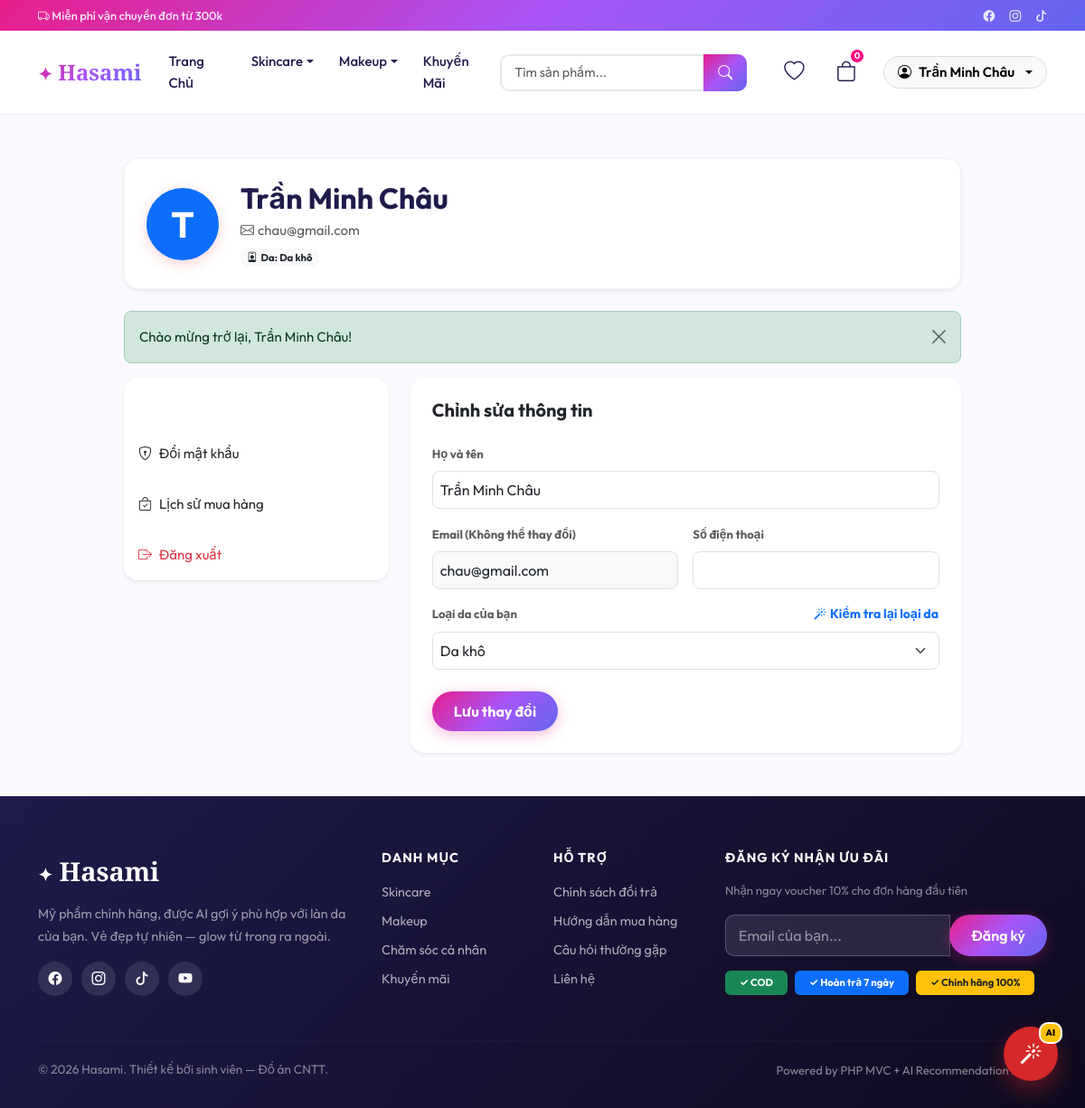
The page /public/user/profile (signed in) on the database its author committed.
### tables this page shows
CREATE TABLE IF NOT EXISTS users (
    id          INT UNSIGNED AUTO_INCREMENT PRIMARY KEY,
    name        VARCHAR(100)  NOT NULL,
    email       VARCHAR(150)  NOT NULL UNIQUE,
    password    VARCHAR(255)  NOT NULL,              
    phone       VARCHAR(15)   NULL,
    address     TEXT          NULL,
    avatar      VARCHAR(255)  NULL,
    skin_type   ENUM('oily','dry','combination','sensitive','normal') NULL,  
    role        ENUM('user','admin') DEFAULT 'user',
    is_active   TINYINT(1)    DEFAULT 1,
    created_at  TIMESTAMP     DEFAULT CURRENT_TIMESTAMP,
    updated_at  TIMESTAMP     DEFAULT CURRENT_TIMESTAMP ON UPDATE CURRENT_TIMESTAMP,

    INDEX idx_email (email),
    INDEX idx_role  (role)
);

### app/views/user/profile.php (the view, shortened to what the rows shown need)
<div class="container py-5">
    <div class="row justify-content-center">
        <div class="col-lg-10">
            <div class="profile-header mb-4 p-4 rounded-4 bg-white shadow-sm d-flex align-items-center">
                <div class="profile-avatar me-4">
                    <div class="avatar-circle bg-primary text-white fs-1 fw-bold">
                        <?= mb_substr($user['name'], 0, 1) ?>
                    </div>
                </div>
                <div class="profile-info">
                    <h2 class="mb-1 fw-bold"><?= htmlspecialchars($user['name']) ?></h2>
                    <p class="text-muted mb-0"><i class="bi bi-envelope me-1"></i><?= htmlspecialchars($user['email']) ?></p>
                    <span class="badge bg-light text-dark mt-2">
                        <i class="bi bi-person-badge me-1"></i>Da: <?= SKIN_TYPES[$user['skin_type']] ?? 'Chưa cập nhật' ?>
                    </span>
                </div>
            </div>
            <div class="row g-4">
                <div class="col-md-8">
                    <div class="tab-content">
                        <div class="tab-pane fade show active" id="info" role="tabpanel">
                            <div class="card border-0 shadow-sm rounded-4 p-4">
                                <form action="<?= APP_URL ?>/user/updateProfile" method="POST">
                                    <div class="row g-3">
                                        <div class="col-12">
                                            <label class="form-label text-muted small fw-bold">Họ và tên</label>
                                            <input type="text" name="name" class="form-control rounded-3 p-2" value="<?= htmlspecialchars($user['name']) ?>" required>
                                        </div>
                                        <div class="col-md-6">
                                            <label class="form-label text-muted small fw-bold">Email (Không thể thay đổi)</label>
                                            <input type="email" class="form-control rounded-3 p-2 bg-light" value="<?= htmlspecialchars($user['email']) ?>" readonly>
                                        </div>
                                        <div class="col-12">
                                            <div class="d-flex justify-content-between align-items-center mb-2">
                                                <label class="form-label text-muted small fw-bold mb-0">Loại da của bạn</label>
                                                <button type="button" class="btn btn-link btn-sm text-primary p-0 text-decoration-none fw-bold" data-bs-toggle="modal" data-bs-target="#skinTestModal">
                                                </button>
                                            </div>
                                            <select name="skin_type" id="reg_skin_type" class="form-select rounded-3 p-2">
                                                <?php foreach (SKIN_TYPES as $key => $label): ?>
                                                <option value="<?= $key ?>" <?= $user['skin_type'] === $key ? 'selected' : '' ?>>
                                                    <?= $label ?>
                                                </option>
                                                <?php endforeach; ?>
                                            </select>
                                        </div>
                                    </div>
                                </form>
                            </div>
                        </div>
                    </div>
                </div>
            </div>
        </div>
    </div>
</div>

### app/views/layouts/main_layout.php (shortened to what the rows shown need)
<!DOCTYPE html>
<html lang="vi">
<head>
    <link href="https://cdn.jsdelivr.net/npm/bootstrap@5.3.2/dist/css/bootstrap.min.css" rel="stylesheet">
    <link href="https://cdn.jsdelivr.net/npm/bootstrap-icons@1.11.3/font/bootstrap-icons.css" rel="stylesheet">
    <link href="<?= APP_URL ?>/css/style.css" rel="stylesheet">
</head>
<body class="<?= isset($_SESSION['role']) && $_SESSION['role'] === 'admin' ? 'admin-body' : '' ?>">
<nav class="navbar navbar-expand-lg sticky-top" id="mainNav">
    <div class="container">
        <div class="collapse navbar-collapse" id="navMenu">
            <div class="nav-icons-container d-flex align-items-center" style="gap: 25px !important; margin-left: 20px;">
                <?php
                $userAuth = $_SESSION['user_auth'] ?? $_SESSION['admin_auth'] ?? null;
                if ($userAuth):
                ?>
                    <div class="nav-item-wrapper">
                        <a href="<?= APP_URL ?>/wishlist" class="nav-icon-btn" title="Yêu thích">
                            <i class="bi bi-heart"></i>
                        </a>
                    </div>
                    <div class="nav-item-wrapper" style="position: relative !important;">
                        <a href="<?= APP_URL ?>/cart" class="nav-icon-btn cart-btn-fixed" title="Giỏ hàng">
                            <i class="bi bi-bag"></i>
                            <span class="cart-badge-fixed" id="cartBadge">
                                <?= (new Cart())->getItemCount((int)$userAuth['id']) ?>
                            </span>
                        </a>
                    </div>
                    <div class="dropdown">
                        <button class="user-btn-fixed dropdown-toggle" data-bs-toggle="dropdown">
                            <i class="bi bi-person-circle"></i>
                            <span class="user-name-nav"><?= htmlspecialchars($userAuth['name']) ?></span>
                        </button>
                    </div>
                <?php else: ?>
                    <a href="<?= APP_URL ?>/cart" class="nav-icon-btn" title="Giỏ hàng"><i class="bi bi-bag"></i></a>
                    <a href="<?= APP_URL ?>/auth/login" class="btn btn-outline-primary btn-sm">Đăng nhập</a>
                    <a href="<?= APP_URL ?>/auth/register" class="btn btn-primary btn-sm">Đăng ký</a>
                <?php endif; ?>
            </div>
        </div>
    </div>
</nav>
<main class="main-content">
    <?= $content ?>
</main>
</body>
</html>

### rows shown on the page
users: name "Trần Minh Châu", name "T", email "chau@gmail.com", skin_type "Da khô"

### other values the page prints
$flash['message'] "Chào mừng trở lại, Trần Minh Châu!"
